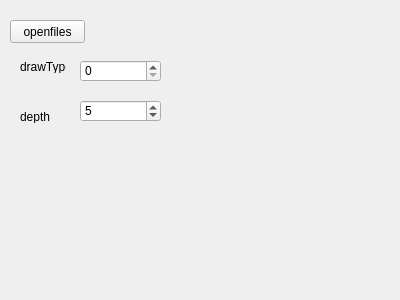
<?xml version="1.0" encoding="UTF-8"?>
<ui version="4.0">
 <class>OctreeSkeletonWidget</class>
 <widget class="QWidget" name="OctreeSkeletonWidget">
  <property name="geometry">
   <rect>
    <x>0</x>
    <y>0</y>
    <width>400</width>
    <height>300</height>
   </rect>
  </property>
  <property name="windowTitle">
   <string>OctreeSkeletonWidget</string>
  </property>
  <widget class="QPushButton" name="openfilesButton">
   <property name="geometry">
    <rect>
     <x>10</x>
     <y>20</y>
     <width>75</width>
     <height>23</height>
    </rect>
   </property>
   <property name="text">
    <string>openfiles</string>
   </property>
  </widget>
  <widget class="QSpinBox" name="drawType">
   <property name="geometry">
    <rect>
     <x>80</x>
     <y>60</y>
     <width>81</width>
     <height>22</height>
    </rect>
   </property>
  </widget>
  <widget class="QLabel" name="label">
   <property name="geometry">
    <rect>
     <x>20</x>
     <y>60</y>
     <width>46</width>
     <height>13</height>
    </rect>
   </property>
   <property name="text">
    <string>drawType</string>
   </property>
  </widget>
  <widget class="QLabel" name="label_2">
   <property name="geometry">
    <rect>
     <x>20</x>
     <y>110</y>
     <width>46</width>
     <height>13</height>
    </rect>
   </property>
   <property name="text">
    <string>depth</string>
   </property>
  </widget>
  <widget class="QSpinBox" name="depth">
   <property name="geometry">
    <rect>
     <x>80</x>
     <y>100</y>
     <width>81</width>
     <height>22</height>
    </rect>
   </property>
   <property name="value">
    <number>5</number>
   </property>
  </widget>
 </widget>
 <layoutdefault spacing="6" margin="11"/>
 <resources/>
 <connections>
  <connection>
   <sender>openfilesButton</sender>
   <signal>clicked()</signal>
   <receiver>OctreeSkeletonWidget</receiver>
   <slot>openOctreeSkeletonFiles()</slot>
   <hints>
    <hint type="sourcelabel">
     <x>47</x>
     <y>31</y>
    </hint>
    <hint type="destinationlabel">
     <x>199</x>
     <y>149</y>
    </hint>
   </hints>
  </connection>
  <connection>
   <sender>drawType</sender>
   <signal>valueChanged(int)</signal>
   <receiver>OctreeSkeletonWidget</receiver>
   <slot>setDrawType(int)</slot>
   <hints>
    <hint type="sourcelabel">
     <x>120</x>
     <y>70</y>
    </hint>
    <hint type="destinationlabel">
     <x>199</x>
     <y>149</y>
    </hint>
   </hints>
  </connection>
  <connection>
   <sender>depth</sender>
   <signal>valueChanged(int)</signal>
   <receiver>OctreeSkeletonWidget</receiver>
   <slot>setDepth(int)</slot>
   <hints>
    <hint type="sourcelabel">
     <x>120</x>
     <y>110</y>
    </hint>
    <hint type="destinationlabel">
     <x>199</x>
     <y>149</y>
    </hint>
   </hints>
  </connection>
 </connections>
 <slots>
  <slot>openOctreeSkeletonFiles()</slot>
  <slot>setDrawType(int)</slot>
  <slot>setDepth(int)</slot>
 </slots>
</ui>
